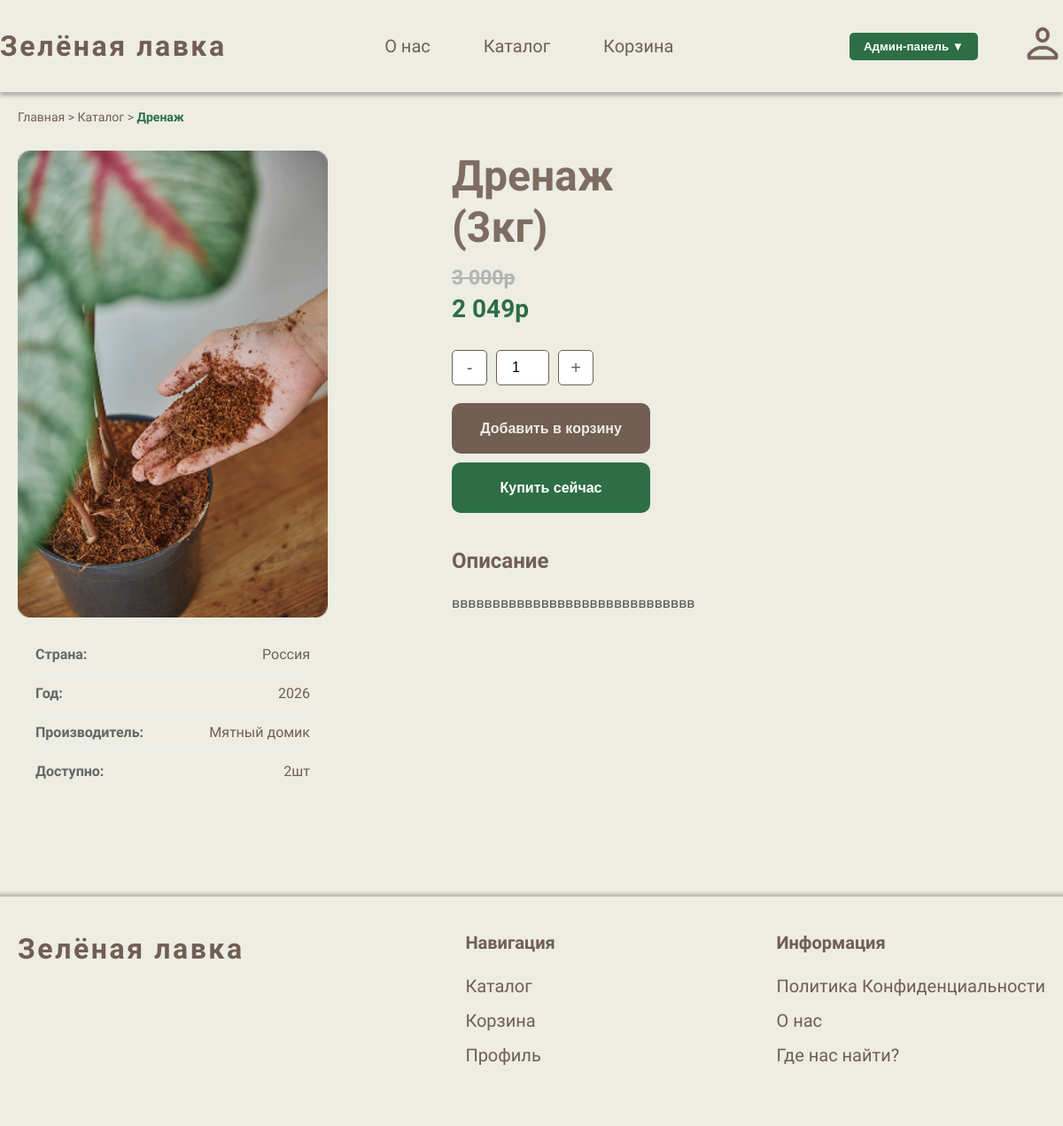
Page /product.php?id=5 (signed in) on the committed database.
### tables this page shows
CREATE TABLE `products` (
  `id` int NOT NULL AUTO_INCREMENT,
  `name` varchar(200) NOT NULL,
  `description` text,
  `price` decimal(10,2) NOT NULL,
  `old_price` decimal(10,2) DEFAULT NULL,
  `weight` varchar(50) DEFAULT NULL,
  `country_id` int DEFAULT NULL,
  `production_year` year DEFAULT NULL,
  `producer` varchar(100) DEFAULT NULL,
  `quantity` int DEFAULT '0',
  `category_id` int DEFAULT NULL,
  `is_promotional` tinyint(1) DEFAULT '0',
  `image` varchar(255) DEFAULT NULL,
  `created_at` timestamp NULL DEFAULT CURRENT_TIMESTAMP,
  PRIMARY KEY (`id`),
  KEY `country_id` (`country_id`),
  KEY `category_id` (`category_id`),
  CONSTRAINT `products_ibfk_1` FOREIGN KEY (`country_id`) REFERENCES `countries` (`id`),
  CONSTRAINT `products_ibfk_2` FOREIGN KEY (`category_id`) REFERENCES `categories` (`id`)
);

CREATE TABLE `countries` (
  `id` int NOT NULL AUTO_INCREMENT,
  `name` varchar(50) NOT NULL,
  PRIMARY KEY (`id`)
);

### includes/functions.php (called while the page is built, shortened)
<?php
function isLoggedIn() {
    return isset($_SESSION['user_id']);
}
function formatPrice($price) {
    return number_format($price, 0, '', ' ') . 'р';
}
?>

### product.php (the view, shortened to what this page needs)
<?php
require_once 'includes/functions.php';
$product_id = isset($_GET['id']) ? intval($_GET['id']) : 0;
$query = "SELECT p.*,
          c.name as category_name,
          co.name as country_name
          FROM products p
          LEFT JOIN categories c ON p.category_id = c.id
          LEFT JOIN countries co ON p.country_id = co.id
          WHERE p.id = $product_id";
$result = mysqli_query($conn, $query);
$product = mysqli_fetch_assoc($result);
?>
<?php include 'includes/header.php'; ?>
<link rel="stylesheet" href="css/product.css">
<div class="product-page">
    <div class="breadcrumbs">
        <a href="index.php">Главная</a> &gt;
        <a href="catalog.php">Каталог</a> &gt;
        <span><?php echo $product['name']; ?></span>
    </div>
    <div class="product-container">
        <div class="product-gallery">
        <div class="main-image">
            <?php if(!empty($product['image'])): ?>
                <img src="images/<?php echo $product['image']; ?>"
                     alt="<?php echo $product['name']; ?>"
                     id="mainProductImage">
            <?php else: ?>
                <img src="images/no-image.jpg" alt="Нет изображения">
            <?php endif; ?>
        </div>
        <div class="specs-table">
            <?php if($product['country_name']): ?>
            <div class="spec-row">
                <span class="spec-name">Страна:</span>
                <span class="spec-value"><?php echo $product['country_name']; ?></span>
            </div>
            <?php endif; ?>
            <?php if($product['production_year']): ?>
            <div class="spec-row">
                <span class="spec-name">Год:</span>
                <span class="spec-value"><?php echo $product['production_year']; ?></span>
            </div>
            <?php endif; ?>
            <?php if($product['producer']): ?>
            <div class="spec-row">
                <span class="spec-name">Производитель:</span>
                <span class="spec-value"><?php echo $product['producer']; ?></span>
            </div>
            <?php endif; ?>
            <div class="spec-row">
                <span class="spec-name">Доступно:</span>
                <span class="spec-value"><?php echo $product['quantity']; ?>шт</span>
            </div>
        </div>
    </div>
        <div class="product-info">
            <h1 class="product-title"><?php echo $product['name']; ?> <?php if($product['weight']): ?>
            <div class="spec-row">
                <span class="spec-value">(<?php echo $product['weight']; ?>)</span>
            </div>
            <?php endif; ?></h1>
            <div class="product-price-section">
                <?php if($product['old_price'] && $product['old_price'] > $product['price']): ?>
                <div class="old-price">
                    <?php echo formatPrice($product['old_price']); ?>
                </div>
                <?php endif; ?>
                <div class="current-price">
                    <?php echo formatPrice($product['price']); ?>
                </div>
            </div>
            <?php if($product['quantity'] > 0): ?>
            <div class="product-actions">
                <?php if(isLoggedIn()): ?>
                <div class="quantity-selector">
                    <button type="button" onclick="decreaseQuantity()">-</button>
                    <input type="number" id="productQuantity" value="1" min="1"
                           max="<?php echo $product['quantity']; ?>">
                    <button type="button" onclick="increaseQuantity()">+</button>
                </div>
                <button class="add-to-cart-btn" onclick="addToCart(<?php echo $product['id']; ?>)">
                    <span>Добавить в корзину</span>
                </button>
                <button class="buy-now-btn" onclick="buyNow(<?php echo $product['id']; ?>)">
                    <span>Купить сейчас</span>
                </button>
                <?php else: ?>
                <a href="login.php" class="add-to-cart-btn" style="width: 100%; text-align: center;">
                    Войдите, чтобы добавить в корзину
                </a>
                <?php endif; ?>
            </div>
            <?php else: ?>
            <div class="out-of-stock-message">
                <p>Товар временно отсутствует на складе</p>
            </div>
            <?php endif; ?>
            <div class="product-description">
                <h3>Описание</h3>
                <p><?php echo nl2br(htmlspecialchars($product['description'] ?: 'Описание отсутствует')); ?></p>
            </div>
        </div>
    </div>
</div>
<?php include 'includes/footer.php'; ?>

### css/style.css (style rules this page uses)
* { margin: 0; padding: 0; box-sizing: border-box; }
body { font-family: 'Inria Sans', sans-serif; background: #EDEDE3; color: #725E53; margin: 0; }
.current-price { color: #2D6E45; font-size: 21px; font-weight: 700; }
.old-price { color: #B4B4B4; font-size: 15px; font-weight: 700; text-decoration: line-through; position: relative; }

### css/product.css (style rules this page uses)
.product-page { max-width: 1400px; margin: 0 auto; padding: 20px; }
.breadcrumbs { margin-bottom: 30px; font-size: 14px; color: #666; }
.breadcrumbs a { color: #725E53; text-decoration: none; }
.breadcrumbs span { color: #2D6E45; font-weight: bold; }
.product-container { display: grid; grid-template-columns: 400px 1fr; gap: 140px; margin-bottom: 60px; }
@media (max-width: 1200px) { .product-container { grid-template-columns: 350px 1fr; } }
.product-gallery { position: sticky; top: 120px; height: fit-content; display: flex; flex-direction: column; }
.product-gallery .main-image { margin-bottom: 20px; }
.product-gallery .main-image img { width: 100%; height: auto; display: block; border-radius: 5px; }
.product-gallery .specs-table { padding: 0 20px; }
.product-gallery .spec-row { display: flex; justify-content: space-between; padding: 12px 0; border-bottom: 1px solid #eee; }
.product-gallery .spec-row:last-child { border-bottom: none; }
.product-gallery .spec-name { color: #666; font-weight: 600; font-size: 16px; }
.product-gallery .spec-value { color: #725E53; font-weight: 400; text-align: right; font-size: 16px; }
.product-title { font-size: 48px; color: rgba(114, 94, 83, 0.90); margin-bottom: 15px; line-height: 1.2; font-weight: 700; }
.old-price { font-size: 23px; color: #B4B4B4; text-decoration: line-through; margin-bottom: 5px; font-weight: 700; }
.current-price { font-size: 28px; font-weight: 700; color: #2D6E45; margin-bottom: 10px; }
.product-actions { margin: 30px 0; }
.quantity-selector { display: flex; align-items: center; gap: 10px; margin-bottom: 20px; flex-wrap: wrap; }
.quantity-selector button { width: 40px; height: 40px; border: 1px solid #725E53; background: white; border-radius: 5px; font-size: 20px; cursor: pointer; color: #725E53; display: flex; align-items: center; justify-content: center; }
.quantity-selector input { width: 60px; height: 40px; text-align: center; border: 1px solid #725E53; border-radius: 5px; font-size: 16px; }
.add-to-cart-btn, .buy-now-btn { width: 224px; height: 57px; border: none; border-radius: 10px; font-size: 16px; font-weight: 700; cursor: pointer; margin-bottom: 10px; transition: all 0.3s; display: flex; align-items: center; justify-content: center; gap: 10px; }
.add-to-cart-btn { background: #725E53; color: #EDEDE3; }
.buy-now-btn { background: #2D6E45; color: white; }
.product-description { margin: 40px 0; }
.product-description h3 { color: #725E53; margin-bottom: 20px; font-size: 24px; }
.product-description p { line-height: 1.8; color: #555; font-size: 16px; margin-bottom: 15px; }

### rows in the picture
products: name "Дренаж", image (picture), country.name "Россия", production_year "2026", producer "Мятный домик", quantity "2", weight "3кг", old_price "3 000р", price "2 049р", description "вввввввввввввввввввввввввввввв"
